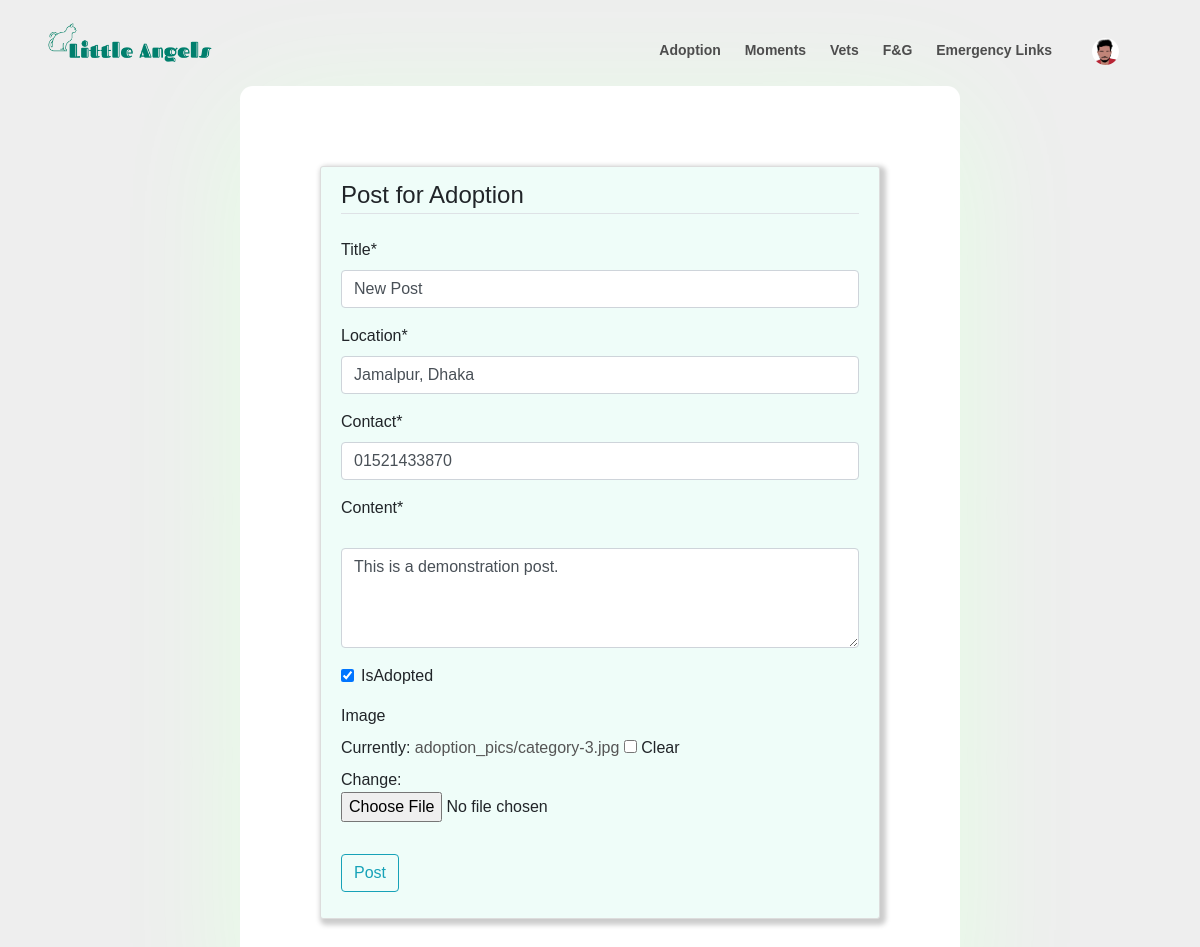
Page /adoption/post/10/update (signed in) on the committed database.
### users/models.py (models this page shows, shortened)
class Profile(models.Model):
    accTypes= [
    ('normal', 'Normal'),
    ('vet', 'Vetenarian'),
    ('shop', 'Shop Owner')
    ]
    user = models.OneToOneField(User, on_delete=models.CASCADE)
    image = models.ImageField(default='default.png',  upload_to='profile_pics')
    user_type = models.CharField(max_length=30, choices = accTypes, default='null')

### adoption/models.py (models this page shows, shortened)
class AdoptionPost(models.Model):
    title = models.CharField(max_length=30)
    author = models.ForeignKey(User, on_delete=models.CASCADE)
    content = models.TextField();
    date = models.DateTimeField(default=timezone.now)
    location = models.CharField(max_length=50)
    approved = models.BooleanField(default=False)
    contact = models.CharField(max_length=11)
    isAdopted = models.BooleanField(default=False)
    image = models.ImageField( blank=True, null=True, upload_to= 'adoption_pics')

### adoption/views.py (the view, shortened to what this page needs)
# urls.py: path('post/<int:pk>/update', PostUpdateView.as_view(), name='adoption_post_update'),
class PostUpdateView(LoginRequiredMixin, UserPassesTestMixin, UpdateView):
    model = AdoptionPost
    fields = ['title', 'location', 'contact', 'content', 'isAdopted', 'image']
    def test_func(self):
        post = self.get_object()
        if self.request.user == post.author:
            return True
        return False

### adoption/templates/adoption/adoptionpost_form.html (shortened to what this page needs)
{% extends 'home/base.html' %}
{% load crispy_forms_tags %}
{% block content %}
<div class="boss">
    <div class="blog-post">
        <div class="content-section">
            <form method="POST" enctype="multipart/form-data" >
                <fieldset class="form-group">
                    <legend class="border-bottom mb-4">Post for Adoption</legend>
                    {{form|crispy}}
                </fieldset>
                <div class="form-group">
                    <button class="btn btn-outline-info" type="submit">Post</button>
                </div>
            </form>
        </div>
    </div>
</div>
{% endblock content %}

### home/templates/home/base.html (shortened to what this page needs)
{% load static %}
<!DOCTYPE html>
<html lang="en">
<head>
    <link rel="stylesheet" href="https://maxcdn.bootstrapcdn.com/bootstrap/4.0.0/css/bootstrap.min.css">
    <link rel="stylesheet" href="https://stackpath.bootstrapcdn.com/font-awesome/4.7.0/css/font-awesome.min.css">
    <link rel="stylesheet" href="https://cdnjs.cloudflare.com/ajax/libs/OwlCarousel2/2.3.4/assets/owl.carousel.min.css">
    <link rel="stylesheet" type="text/css" href="{% static 'home/main.css' %}">
    <link rel="stylesheet" type="text/css" href="{% static 'home/style-details.css' %}">
</head>
<body>
    <div class="container">
        <div class="navbar">
            <div class="logo">
                <a href="{% url 'home' %}"><img src="{% static 'home/images/logo.png' %}" padding-top="10" width="170px"></a>
            </div>
            <nav>
                <ul id="MenuItems">
                    <li class="underline"><a style="color: rgb(77, 77, 77); text-decoration: none;" href="{% url 'adoption' %}">Adoption</a>
                    </li>
                    <li class="underline"><a style="color: rgb(77, 77, 77); text-decoration: none;" href="{% url 'feed' %}">Moments</a></li>
                    <li class="underline"><a style="color: rgb(77, 77, 77); text-decoration: none;" href="{% url 'vet' %}">Vets</a></li>
                    <li class="underline"><a style="color: rgb(77, 77, 77); text-decoration: none;" href="{% url 'food' %}">F&G</a></li>
                    <li class="underline"><a style="color: rgb(77, 77, 77); text-decoration: none;" href="{% url 'emergency' %}">Emergency Links</a></li>
                    {% if user.is_authenticated %}
                            <li class="underline">
                                <a class="nav-item nav-link mt-1" style="color: lightgray" title="Profile" href="{% url 'profile' %}">
                                    <img  width="27" height="27" style="border-radius:50%"  src="{{user.profile.image.url}}" alt="">
                                </a>
                            </li>
                    {% else %}
                    <li>
                        <a class="btnn" href="{% url 'login' %}">Login</a>
                      </li>
                {% endif %}
                </ul>
            </nav>
        </div>
    </div>
    {% block content %} {% endblock %}
</body>
</html>

### home/static/home/main.css (style rules this page uses)
.content-section { background: #effdf9; padding: 10px 20px; border: 1px solid #dddddd; border-radius: 3px; margin-bottom: 20px; position: relative; margin-left: auto; margin-right: auto; box-shadow: 3px 3px 5px 3px #ccc;; }

### home/static/home/style-details.css (style rules this page uses)
* { margin: 0; padding: 0; box-sizing: border-box; }
body { font-family: Helvetica, sans-serif; width: 100%; height: 100vh; background-color: #eee; }
.navbar { display: flex; align-items: center; padding: 20px; }
nav { flex: 1; text-align: right; font-size: 14px; }
nav ul { display: inline-block; list-style-type: none; }
nav ul li { display: inline-block; margin-right: 20px; font-weight: bold; position: relative; }
a { text-decoration: none; color: #555; }
.container { max-width: 1400px; margin: auto; padding-left: 25px; padding-right: 25px; }
.blog-post { width: 60%; max-width: 98rem; padding: 5rem; background-color: #fff; box-shadow: 0 1.4rem 8rem #e5ffe5; display: block; align-items: center; justify-content: center; border-radius: 0.8rem; margin-left: auto; margin-right: auto; margin-bottom: 15px; height: auto; }
.boss { padding-bottom: 0.1px; }
textarea { width: 100%; border: 1px solid #ccc; outline: none; padding: 10px; box-shadow: border-box; margin-top: 20px; font-weight: 100; margin-bottom: 5px; height: 100px; }

### rows in the picture
AdoptionPost: title "New Post", location "Jamalpur, Dhaka", contact "01521433870", content "This is a demonstration post.", isAdopted "☑"
